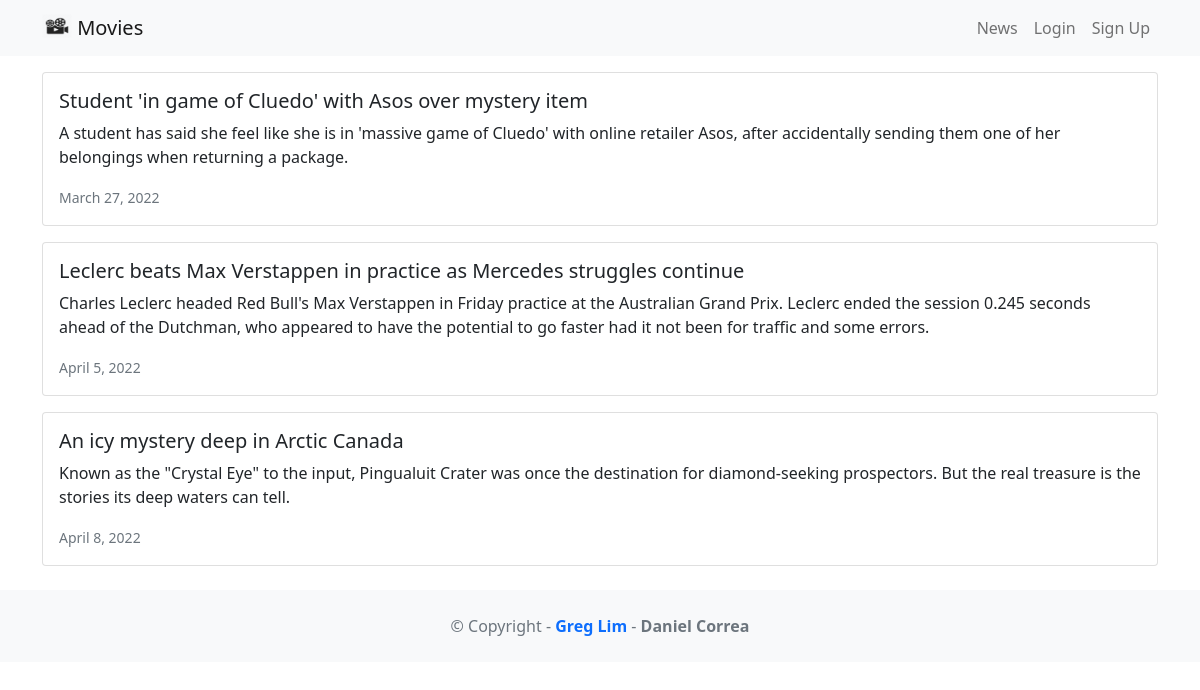
Page /news/ on the committed database.
### news/models.py (models this page shows, shortened)
class News(models.Model):
    headline = models.CharField(max_length=200)
    body = models.TextField()
    date = models.DateField()

### news/views.py (the view)
# urls.py: path('news/', include('news.urls')),
def news(request):
    newss = News.objects.all()
    return render(request, 'news.html',
                  {'newss':newss})

### news/templates/news.html
{% extends 'base.html' %}
{% block content %}
    {% for news in newss %}
      <div class="card mb-3">
        <div class="row g-0">
          <div>
            <div class="card-body">
              <h5 class="card-title">{{ news.headline }}</h5>
              <p class="card-text">{{ news.body }}</p>
              <p class="card-text"><small class="text-muted">{{ news.date }}</small></p>
            </div>
          </div>
        </div>
      </div>
    {% endfor %}
{% endblock %}

### rows in the picture
News: headline "Student 'in game of Cluedo' with Asos over mystery item", body "A student has said she feel like she is in 'massive game of Cluedo' with online retailer Asos, after accidentally sending them one of her belongings when returning a package.", date "March 27, 2022"
News: headline "Leclerc beats Max Verstappen in practice as Mercedes struggles continue", body "Charles Leclerc headed Red Bull's Max Verstappen in Friday practice at the Australian Grand Prix. Leclerc ended the session 0.245 seconds ahead of the Dutchman, who appeared to have the potential to go faster had it not been for traffic and some errors.", date "April 5, 2022"
News: headline "An icy mystery deep in Arctic Canada", body "Known as the \"Crystal Eye\" to the input, Pingualuit Crater was once the destination for diamond-seeking prospectors. But the real treasure is the stories its deep waters can tell.", date "April 8, 2022"
